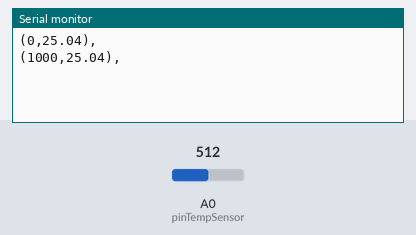
A sketch run on a simulated Arduino Zero (SAMD21). Shown: the last lines printed to the serial monitor. The inputs (shaded band) are chosen by the test bench; at power-on: A0 (pinTempSensor) = 512.

Above: at 1.8 s.
1.9 s: A0 (pinTempSensor) set to 716
At 2.6 s:
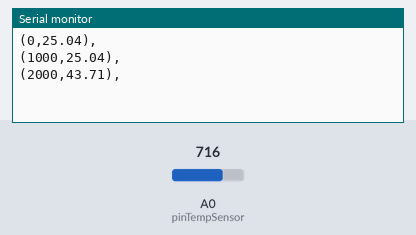
3.4 s: A0 (pinTempSensor) set to 900
At 4.8 s:
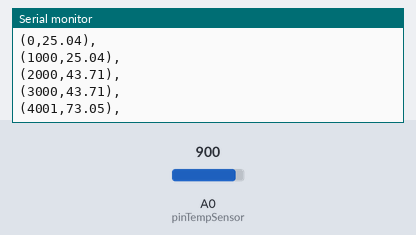
Timing chart, 0 to 6.4 s (numbered marks = the images above; inputs shaded):
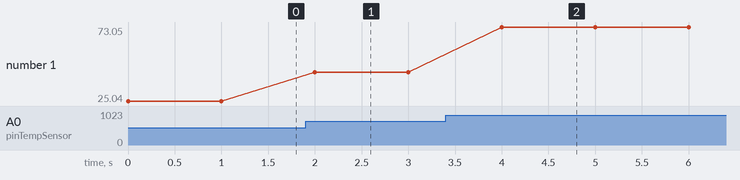

The sketch:

recuperer_donnees_arduino_temperature.ino
```cpp
// Demo code for Grove - Temperature Sensor V1.1/1.2
// Loovee @ 2015-8-26

#include <math.h>

const int B = 4275;               // B value of the thermistor
const int R0 = 100000;            // R0 = 100k
const int pinTempSensor = A0;     // Grove - Temperature Sensor connect to A0

#if defined(ARDUINO_ARCH_AVR)
#define debug  Serial
#elif defined(ARDUINO_ARCH_SAMD) ||  defined(ARDUINO_ARCH_SAM)
#define debug  SerialUSB
#else
#define debug  Serial
#endif

void setup()
{
    Serial.begin(9600);
}

void loop()
{
    int a = analogRead(pinTempSensor);
    long t = millis();

    float R = 1023.0/a-1.0;
    R = R0*R;

    float temperature = 1.0/(log(R/R0)/B+1/298.15)-273.15; // convert to temperature via datasheet

    Serial.print("(");
    Serial.print(t);
    Serial.print(",");
    Serial.print(temperature);
    Serial.println("),");

    delay(1000);
}
```

Measured:
- after the input at 1.9 s, the serial monitor: prints a new line after 0.10 s (image 1)
- after the input at 3.4 s, the serial monitor: prints a new line after 0.60 s (image 2)
- plotted number 1: 25.04 → 43.71 after the input at 1.9 s, 43.71 → 73.05 after the input at 3.4 s
